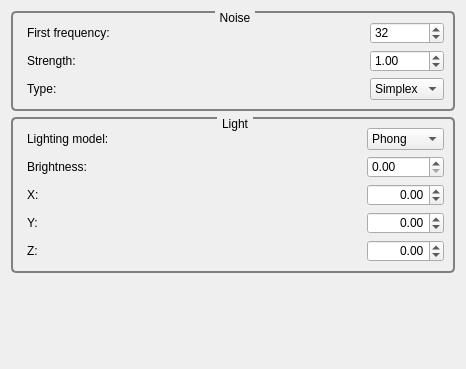
<?xml version="1.0" encoding="UTF-8"?>
<ui version="4.0">
 <class>GvQCustomEditor</class>
 <widget class="QWidget" name="GvQCustomEditor">
  <property name="geometry">
   <rect>
    <x>0</x>
    <y>0</y>
    <width>466</width>
    <height>369</height>
   </rect>
  </property>
  <property name="windowTitle">
   <string>Custom Editor</string>
  </property>
  <property name="styleSheet">
   <string>QGroupBox
{
     background-color: qlineargradient(x1: 0, y1: 0, x2: 0, y2: 1,
                                       stop: 0 #E0E0E0, stop: 1 #FFFFFF);
     border: 2px solid gray;
     border-radius: 5px;
     margin-top: 1ex; /* leave space at the top for the title */
 }

 QGroupBox::title
{
	 subcontrol-origin: margin;
     subcontrol-position: top center; /* position at the top center */
     padding: 0 3px;
     background-color: qlineargradient(x1: 0, y1: 0, x2: 0, y2: 1,
                                       stop: 0 #FFOECE, stop: 1 #FFFFFF);
 }

QLabel
{
	border-radius: 4px;
	padding: 2px;
 }
</string>
  </property>
  <layout class="QVBoxLayout" name="verticalLayout">
   <item>
    <widget class="QGroupBox" name="groupBox">
     <property name="title">
      <string>Noise</string>
     </property>
     <layout class="QGridLayout" name="gridLayout">
      <item row="1" column="0">
       <widget class="QLabel" name="label">
        <property name="text">
         <string>First frequency:</string>
        </property>
       </widget>
      </item>
      <item row="1" column="2">
       <widget class="QSpinBox" name="_noiseFirstFrequencySpinBox">
        <property name="wrapping">
         <bool>false</bool>
        </property>
        <property name="minimum">
         <number>1</number>
        </property>
        <property name="maximum">
         <number>4096</number>
        </property>
        <property name="value">
         <number>32</number>
        </property>
       </widget>
      </item>
      <item row="2" column="0">
       <widget class="QLabel" name="label_2">
        <property name="text">
         <string>Strength:</string>
        </property>
       </widget>
      </item>
      <item row="2" column="2">
       <widget class="QDoubleSpinBox" name="_noiseStrengthSpinBox">
        <property name="minimum">
         <double>-100.000000000000000</double>
        </property>
        <property name="maximum">
         <double>100.000000000000000</double>
        </property>
        <property name="singleStep">
         <double>0.100000000000000</double>
        </property>
        <property name="value">
         <double>1.000000000000000</double>
        </property>
       </widget>
      </item>
      <item row="3" column="2">
       <widget class="QComboBox" name="_noiseTypeComboBox">
        <item>
         <property name="text">
          <string>Simplex</string>
         </property>
        </item>
        <item>
         <property name="text">
          <string>Perlin</string>
         </property>
        </item>
       </widget>
      </item>
      <item row="3" column="0">
       <widget class="QLabel" name="label_3">
        <property name="text">
         <string>Type:</string>
        </property>
       </widget>
      </item>
      <item row="1" column="1">
       <spacer name="horizontalSpacer_3">
        <property name="orientation">
         <enum>Qt::Horizontal</enum>
        </property>
        <property name="sizeHint" stdset="0">
         <size>
          <width>40</width>
          <height>20</height>
         </size>
        </property>
       </spacer>
      </item>
      <item row="2" column="1">
       <spacer name="horizontalSpacer_4">
        <property name="orientation">
         <enum>Qt::Horizontal</enum>
        </property>
        <property name="sizeHint" stdset="0">
         <size>
          <width>40</width>
          <height>20</height>
         </size>
        </property>
       </spacer>
      </item>
      <item row="3" column="1">
       <spacer name="horizontalSpacer_5">
        <property name="orientation">
         <enum>Qt::Horizontal</enum>
        </property>
        <property name="sizeHint" stdset="0">
         <size>
          <width>40</width>
          <height>20</height>
         </size>
        </property>
       </spacer>
      </item>
     </layout>
    </widget>
   </item>
   <item>
    <widget class="QGroupBox" name="groupBox_2">
     <property name="title">
      <string>Light</string>
     </property>
     <layout class="QGridLayout" name="gridLayout_3">
      <item row="4" column="2">
       <spacer name="horizontalSpacer_8">
        <property name="orientation">
         <enum>Qt::Horizontal</enum>
        </property>
        <property name="sizeHint" stdset="0">
         <size>
          <width>40</width>
          <height>20</height>
         </size>
        </property>
       </spacer>
      </item>
      <item row="0" column="3">
       <widget class="QComboBox" name="_lightTypeComboBox">
        <item>
         <property name="text">
          <string>Phong</string>
         </property>
        </item>
        <item>
         <property name="text">
          <string>Lambert</string>
         </property>
        </item>
       </widget>
      </item>
      <item row="2" column="0">
       <widget class="QLabel" name="label_4">
        <property name="text">
         <string>X:</string>
        </property>
       </widget>
      </item>
      <item row="2" column="2">
       <spacer name="horizontalSpacer_6">
        <property name="orientation">
         <enum>Qt::Horizontal</enum>
        </property>
        <property name="sizeHint" stdset="0">
         <size>
          <width>40</width>
          <height>20</height>
         </size>
        </property>
       </spacer>
      </item>
      <item row="0" column="0">
       <widget class="QLabel" name="label_7">
        <property name="text">
         <string>Lighting model:</string>
        </property>
       </widget>
      </item>
      <item row="3" column="2">
       <spacer name="horizontalSpacer_7">
        <property name="orientation">
         <enum>Qt::Horizontal</enum>
        </property>
        <property name="sizeHint" stdset="0">
         <size>
          <width>40</width>
          <height>20</height>
         </size>
        </property>
       </spacer>
      </item>
      <item row="2" column="3">
       <widget class="QDoubleSpinBox" name="_lightXDoubleSpinBox">
        <property name="alignment">
         <set>Qt::AlignRight|Qt::AlignTrailing|Qt::AlignVCenter</set>
        </property>
        <property name="minimum">
         <double>-99.989999999999995</double>
        </property>
        <property name="singleStep">
         <double>0.100000000000000</double>
        </property>
       </widget>
      </item>
      <item row="3" column="0">
       <widget class="QLabel" name="label_5">
        <property name="text">
         <string>Y:</string>
        </property>
       </widget>
      </item>
      <item row="3" column="3">
       <widget class="QDoubleSpinBox" name="_lightYDoubleSpinBox">
        <property name="alignment">
         <set>Qt::AlignRight|Qt::AlignTrailing|Qt::AlignVCenter</set>
        </property>
        <property name="minimum">
         <double>-99.989999999999995</double>
        </property>
        <property name="singleStep">
         <double>0.100000000000000</double>
        </property>
       </widget>
      </item>
      <item row="4" column="0">
       <widget class="QLabel" name="label_6">
        <property name="text">
         <string>Z:</string>
        </property>
       </widget>
      </item>
      <item row="4" column="3">
       <widget class="QDoubleSpinBox" name="_lightZDoubleSpinBox">
        <property name="alignment">
         <set>Qt::AlignRight|Qt::AlignTrailing|Qt::AlignVCenter</set>
        </property>
        <property name="minimum">
         <double>-99.989999999999995</double>
        </property>
        <property name="singleStep">
         <double>0.100000000000000</double>
        </property>
       </widget>
      </item>
      <item row="0" column="2">
       <spacer name="horizontalSpacer_9">
        <property name="orientation">
         <enum>Qt::Horizontal</enum>
        </property>
        <property name="sizeHint" stdset="0">
         <size>
          <width>40</width>
          <height>20</height>
         </size>
        </property>
       </spacer>
      </item>
      <item row="1" column="0">
       <widget class="QLabel" name="label_8">
        <property name="text">
         <string>Brightness:</string>
        </property>
       </widget>
      </item>
      <item row="1" column="3">
       <widget class="QDoubleSpinBox" name="_brightnessSpinBox">
        <property name="maximum">
         <double>99999.990000000005239</double>
        </property>
        <property name="singleStep">
         <double>10.000000000000000</double>
        </property>
       </widget>
      </item>
      <item row="1" column="2">
       <spacer name="horizontalSpacer">
        <property name="orientation">
         <enum>Qt::Horizontal</enum>
        </property>
        <property name="sizeHint" stdset="0">
         <size>
          <width>40</width>
          <height>20</height>
         </size>
        </property>
       </spacer>
      </item>
     </layout>
    </widget>
   </item>
   <item>
    <spacer name="verticalSpacer">
     <property name="orientation">
      <enum>Qt::Vertical</enum>
     </property>
     <property name="sizeHint" stdset="0">
      <size>
       <width>20</width>
       <height>40</height>
      </size>
     </property>
    </spacer>
   </item>
  </layout>
 </widget>
 <resources>
  <include location="../../../../Tools/GigaVoxelsViewer/GvViewerGui/Ui/resources.qrc"/>
 </resources>
 <connections/>
</ui>
